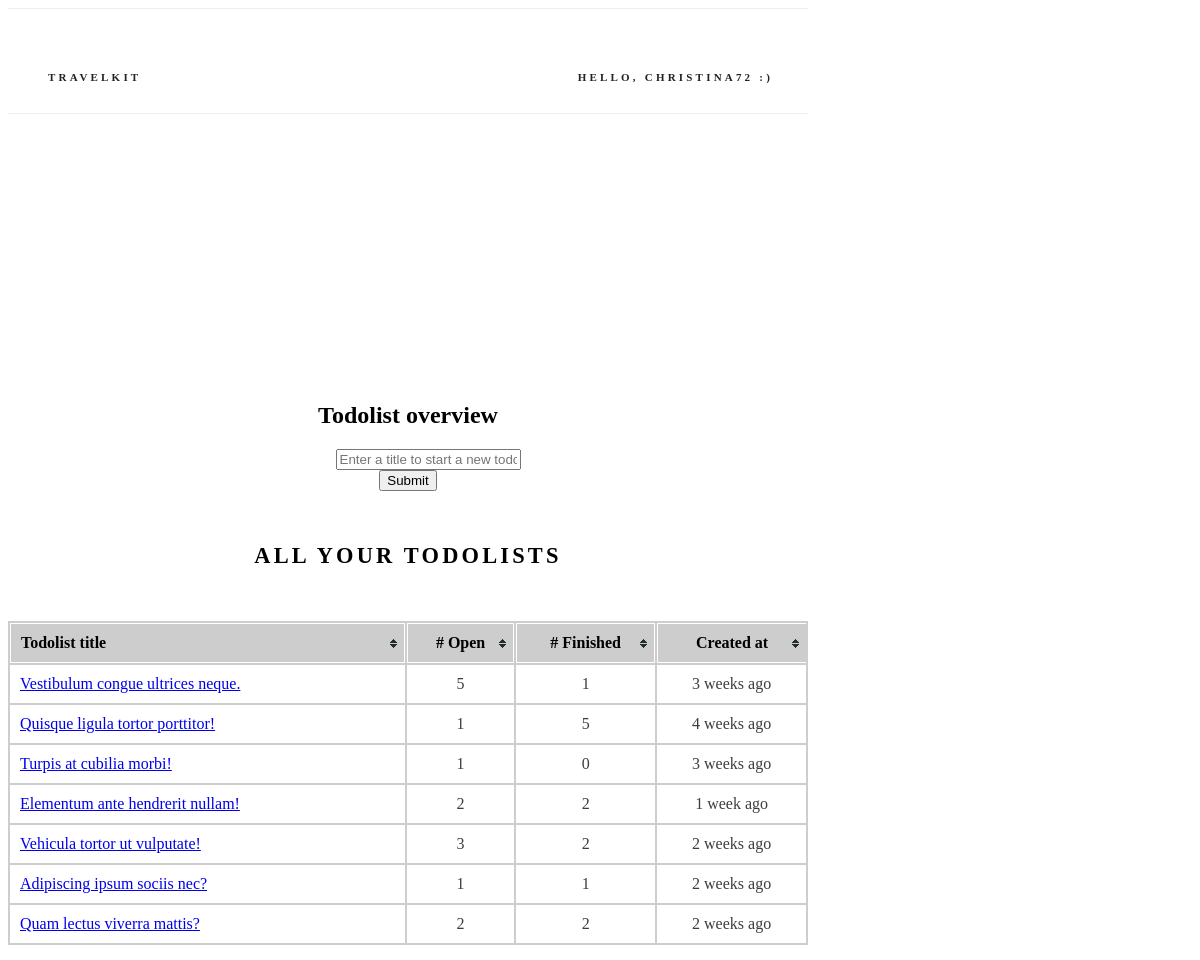
The app's page /todolists/ (signed in) with its own data.
### app/models.py (models this page shows, shortened)
class BaseModel:
    """Base for all models, providing save, delete and from_dict methods."""

class User(UserMixin, db.Model, BaseModel):
    __tablename__ = 'user'
    id = db.Column(db.Integer, primary_key=True)
    _username = db.Column('username', db.String(64), unique=True)
    _email = db.Column('email', db.String(64), unique=True)
    password_hash = db.Column(db.String(128))
    member_since = db.Column(db.DateTime, default=datetime.utcnow)
    last_seen = db.Column(db.DateTime, default=datetime.utcnow)
    is_admin = db.Column(db.Boolean, default=False)
    todolists = db.relationship('TodoList', backref='user', lazy='dynamic')
    @property
    def username(self):
        return self._username
    @username.setter
    def username(self, username):
        is_valid_length = check_length(username, 64)
        if not is_valid_length or not bool(USERNAME_REGEX.match(username)):
            raise ValueError('{} is not a valid username'.format(username))
        self._username = username
    username = synonym('_username', descriptor=username)
    @property
    def email(self):
        return self._email
    @email.setter
    def email(self, email):
        if not check_length(email, 64) or not bool(EMAIL_REGEX.match(email)):
            raise ValueError('{} is not a valid email address'.format(email))
        self._email = email
    email = synonym('_email', descriptor=email)
    @property
    def password(self):
        raise AttributeError('password is not a readable attribute')

class TodoList(db.Model, BaseModel):
    __tablename__ = 'todolist'
    id = db.Column(db.Integer, primary_key=True)
    _title = db.Column('title', db.String(128))
    created_at = db.Column(db.DateTime, default=datetime.utcnow)
    creator = db.Column(db.String(64), db.ForeignKey('user.username'))
    todos = db.relationship('Todo', backref='todolist', lazy='dynamic')
    @property
    def title(self):
        return self._title
    @title.setter
    def title(self, title):
        if not check_length(title, 128):
            raise ValueError('{} is not a valid title'.format(title))
        self._title = title
    title = synonym('_title', descriptor=title)
    @property
    def finished_count(self):
        return self.todos.filter_by(is_finished=True).count()
    @property
    def open_count(self):
        return self.todos.filter_by(is_finished=False).count()

### app/main/views.py (the view)
@main.route('/todolists/', methods=['GET', 'POST'])
@login_required
def todolist_overview():
    form = TodoListForm()
    if form.validate_on_submit():
        return redirect(url_for('main.add_todolist'))
    return render_template('overview.html', form=form)

### app/main/forms.py
class TodoListForm(FlaskForm):
    title = StringField(
        'Enter your todolist title', validators=[Required(), Length(1, 128)]
    )
    submit = SubmitField('Submit')

### app/models.py (called while the page is built)
@login_manager.user_loader
def load_user(user_id):
    return User.query.get(int(user_id))

### app/utils/filters.py (called while the page is built)
@utils.app_template_filter('humanize')
def humanize_time(dt, past_='ago', future_='from now', default='just now'):
    now = datetime.utcnow()
    dt = dt.replace(tzinfo=None)
    if now > dt:
        diff = now - dt
        dt_is_past = True
    else:
        diff = dt - now
        dt_is_past = False
    periods = (
        (diff.days // 365, 'year', 'years'),
        (diff.days // 30, 'month', 'months'),
        (diff.days // 7, 'week', 'weeks'),
        (diff.days, 'day', 'days'),
        (diff.seconds // 3600, 'hour', 'hours'),
        (diff.seconds // 60, 'minute', 'minutes'),
        (diff.seconds, 'second', 'seconds'),
    )
    for period, singular, plural in periods:
        if period:
            return '%d %s %s' % (
                period,
                singular if period == 1 else plural,
                past_ if dt_is_past else future_
            )
    return default

@utils.app_template_filter('in_seconds')
def in_seconds(dt):
    return int(time.mktime(dt.timetuple()))

### app/templates/overview.html (shortened to what this page needs)
{% extends "base.html" %}
{% block css %}
<link rel="stylesheet" href="{{ url_for('static', filename='css/table.css') }}">
{% endblock %}
{% block body %}
<section class="header">
  <h2 class="title">Todolist overview</h2>
  <div class="row">
    <div class="six columns">
      <form action="{{ url_for('main.add_todolist') }}" method=post>
        <dl>
          <dd>{{ form.title(class_="u-full-width", placeholder="Enter a title to start a new todolist", value="", maxlength=128) }}
          <dt>{{ form.submit }}
        </dl>
      </form>
    </div>
  </div>
  <div class="row">
    <div class="u-full-width">
      <h6 class="docs-header todolist-overview">All your todolists</h6>
      <table id="todolist-overview-table" class="tablesorter">
        <thead>
          <tr>
            <th style="width:50%">Todolist title</th>
            <th># Open</th>
            <th># Finished</th>
            <th class="datetime">Created at</th>
          </tr>
        </thead>
        <tbody>
          {% for todolist in current_user.todolists %}
            <tr>
              <td><a href="{{ url_for('main.todolist', id=todolist.id) }}">{{ todolist.title }}</a></td>
              <td>{{ todolist.open_count }}</td>
              <td>{{ todolist.finished_count }}</td>
              <td data-time-in-seconds="{{ todolist.created_at|in_seconds }}">{{ todolist.created_at|humanize }}</td>
            </tr>
          {% endfor %}
        </tbody>
      </table>
    </div>
  </div>
</section>
{% endblock %}

### app/templates/base.html (shortened to what this page needs)
<!DOCTYPE html>
<html lang="en">
<head>
  <link rel="stylesheet" type='text/css' href="https://cdnjs.cloudflare.com/ajax/libs/normalize/3.0.2/normalize.min.css">
  <link rel="stylesheet" type='text/css' href="https://cdnjs.cloudflare.com/ajax/libs/skeleton/2.0.4/skeleton.min.css">
  <link rel="stylesheet" href="{{ url_for('static', filename='css/custom.css') }}">
  {% block css %}{% endblock %}
</head>
<body>
  <div class="container">
    <nav class="navbar">
      <div class="container">
        <ul class="navbar-list">
          <li class="navbar-item"><a class="navbar-link" href="{{ url_for('main.index') }}">TravelKit</a></li>
          {% if not current_user.is_authenticated %}
            <li class="navbar-item">
              <a class="navbar-link" href="{{ url_for('auth.login') }}">Login</a>
            </li>
          {% else %}
            <li class="navbar-item">
              <a class="navbar-link" href="#" data-popover="#moreNavPopover">Hello, {{ current_user.username }} :)</a>
            </li>
            {% endif %}
        </ul>
      </div>
    </nav>
    {% block body %}{% endblock %}
  </div>
</body>
</html>

### app/static/css/custom.css (style rules this page uses)
h2.title { word-wrap: break-word; }
.container { max-width: 800px; }
.header { margin-top: 6rem; text-align: center; }
.docs-header { text-transform: uppercase; font-size: 1.4rem; letter-spacing: .2rem; font-weight: 600; }
.navbar { display: none; }
@media (min-width: 550px) { .header { margin-top: 18rem; } }
@media (min-width: 750px) { .navbar, .navbar-spacer { display: block; width: 100%; height: 6.5rem; background: #fff; z-index: 99; border-top: 1px solid #eee; border-bottom: 1px solid #eee; } }
@media (min-width: 750px) { .navbar > .container { width: 100%; } }
@media (min-width: 750px) { .navbar-list { list-style: none; margin-bottom: 0; } }
@media (min-width: 750px) { .navbar-item { position: relative; float: left; margin-bottom: 0; } }
@media (min-width: 750px) { .navbar-item:last-child { float: right; } }
@media (min-width: 750px) { .navbar-link { text-transform: uppercase; font-size: 11px; font-weight: 600; letter-spacing: .2rem; margin-right: 35px; text-decoration: none; line-height: 6.5rem; color: #222; } }

### app/static/css/table.css (style rules this page uses)
table.tablesorter { background-color: #CDCDCD; margin: 10px 0pt 15px; width: 100%; text-align: left; }
table.tablesorter thead tr th, table.tablesorter tbody tr td, table.tablesorter tfoot tr th { padding: 10px; text-align: center; }
table.tablesorter th:first-child, table.tablesorter tbody tr td:first-child { text-align: left; }
table.tablesorter thead tr th, table.tablesorter tfoot tr th { border: 1px solid #FFF; }
table.tablesorter th:last-child { border-right: 0px solid #FFF; }
table.tablesorter thead tr .header { background-image: url(../images/bg.gif); background-repeat: no-repeat; background-position: center right; cursor: pointer; }
table.tablesorter tbody td { color: #3D3D3D; padding: 4px; background-color: #FFF; vertical-align: top; }

### records on screen
User: username "CHRISTINA72"
TodoList: title "Vestibulum congue ultrices neque.", open_count "5", finished_count "1", created_at "3 weeks ago"
TodoList: title "Quisque ligula tortor porttitor!", open_count "1", finished_count "5", created_at "4 weeks ago"
TodoList: title "Turpis at cubilia morbi!", open_count "1", finished_count "0", created_at "3 weeks ago"
TodoList: title "Elementum ante hendrerit nullam!", open_count "2", finished_count "2", created_at "1 week ago"
TodoList: title "Vehicula tortor ut vulputate!", open_count "3", finished_count "2", created_at "2 weeks ago"
TodoList: title "Adipiscing ipsum sociis nec?", open_count "1", finished_count "1", created_at "2 weeks ago"
TodoList: title "Quam lectus viverra mattis?", open_count "2", finished_count "2", created_at "2 weeks ago"
